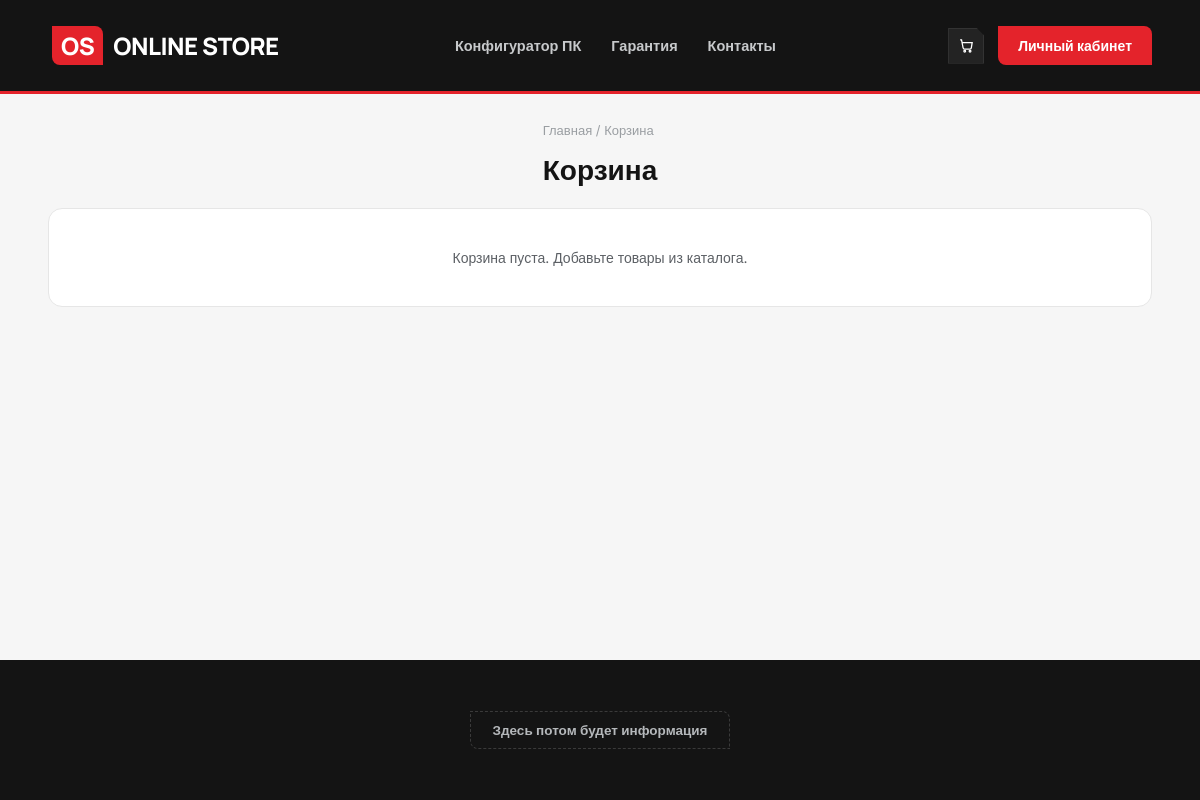
The page /users/basket/ (signed in) on the database as committed earlier.
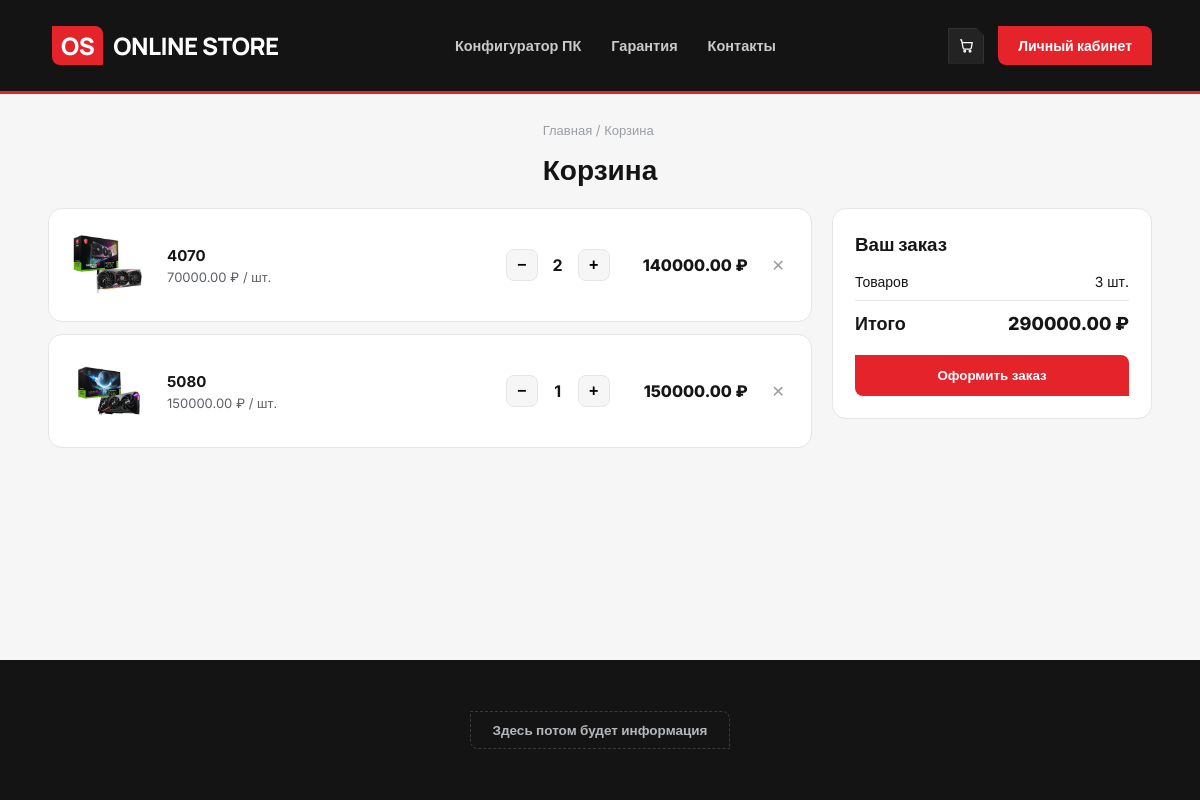
The same page on the database as committed later.
### users/models.py (models this page shows, shortened)
class Basket(models.Model):
    user = models.ForeignKey(User, on_delete=models.CASCADE, related_name='baskets')
    product = models.ForeignKey(Product, on_delete=models.CASCADE)
    quantity = models.PositiveSmallIntegerField(default=1)
    def sum(self):
        return self.product.price * self.quantity

### products/models.py (models this page shows, shortened)
class Product(models.Model):
    name = models.CharField(max_length=128, unique=True)
    image = models.ImageField(upload_to="products_media", blank=True)
    description = models.TextField(blank=True)
    short_description = models.TextField(max_length=128, blank=True)
    price = models.DecimalField(max_digits=8, decimal_places=2)
    quantity = models.PositiveIntegerField(default=0)
    category = models.ForeignKey(ProductCategory, on_delete=models.CASCADE)

### users/views.py (the view)
# urls.py: path('basket/', basket_view, name='basket'),
@login_required(login_url='users:login')
def basket_view(request):
    baskets = Basket.objects.filter(user=request.user).select_related('product')
    context = {
        'title': 'Корзина',
        'baskets': baskets,
        'total_quantity': sum(basket.quantity for basket in baskets),
        'total_sum': sum(basket.sum() for basket in baskets),
    }
    return render(request, "users/basket.html", context)

### users/templates/users/basket.html (shortened to what this page needs)
{% extends 'products/base.html' %}
{% load static %}
{% block css %}
    <link href="{% static 'online_store/css/basket.css' %}" rel="stylesheet">
{% endblock %}
{% block content %}
<div class="page-head">
  <div class="breadcrumb"><a href="{% url 'index' %}">Главная</a> / Корзина</div>
  <h1 class="page-title">Корзина</h1>
</div>
<div class="basket-wrap">
  {% if baskets %}
  <div class="basket-layout">
    <div class="basket-list">
      {% for basket in baskets %}
      <div class="basket-item" id="product-{{ basket.product.id }}">
        <div class="basket-image">
          {% if basket.product.image %}
            <img src="{{ basket.product.image.url }}" alt="{{ basket.product.name }}">
          {% else %}
            <svg viewBox="0 0 24 24">
              <rect x="3" y="3" width="18" height="18" rx="1"/>
              <circle cx="17" cy="7" r="1.4"/>
              <path d="M7 8h5M7 12h8M7 16h5M17 12v6"/>
            </svg>
          {% endif %}
        </div>
        <div class="basket-info">
          <div class="basket-name">{{ basket.product.name }}</div>
          <div class="basket-price">{{ basket.product.price }} ₽ / шт.</div>
        </div>
        <div class="basket-qty">
          <form method="post" action="{% url 'users:basket_decrease' basket.id %}">
            <button type="submit" class="qty-btn" aria-label="Уменьшить">−</button>
          </form>
          <span class="qty-value">{{ basket.quantity }}</span>
          <form method="post" action="{% url 'users:basket_add' basket.product.id %}">
            <button type="submit" class="qty-btn" aria-label="Увеличить">+</button>
          </form>
        </div>
        <div class="basket-sum">{{ basket.sum }} ₽</div>
        <form method="post" action="{% url 'users:basket_remove' basket.id %}">
          <button type="submit" class="remove-btn" aria-label="Удалить">✕</button>
        </form>
      </div>
      {% endfor %}
    </div>
    <div class="basket-summary">
      <h3>Ваш заказ</h3>
      <div class="summary-row"><span>Товаров</span><span>{{ total_quantity }} шт.</span></div>
      <div class="summary-total"><span>Итого</span><span>{{ total_sum }} ₽</span></div>
      <button type="button" class="checkout-btn">Оформить заказ</button>
    </div>
  </div>
  {% else %}
  <div class="basket-box">
    <p class="basket-placeholder">Корзина пуста. Добавьте товары из каталога.</p>
  </div>
  {% endif %}
</div>
{% endblock %}

### products/templates/products/base.html (shortened to what this page needs)
{% load static %}
<!doctype html>
<html lang="en">
<head>
    <link href="{% static 'online_store/css/base.css' %}" rel="stylesheet">
    {% block css %} {% endblock %}
</head>
<body>
    <header>
        <a class="logo-btn"  href="{% url 'index' %}">
        <span class="box">OS</span>
        <span class="store-word">ONLINE STORE</span>
        </a>
        <nav class="top-links">
        <a href="{% url 'config' %}">Конфигуратор ПК</a>
        <a href="#">Гарантия</a>
        <a href="#">Контакты</a>
        </nav>
       <div class="header-right">
      <a class="cart-btn" aria-label="Корзина" href="{% url 'users:basket' %}">
        <svg viewBox="0 0 24 24"><path d="M3 4h2l2.2 11.2a2 2 0 002 1.8h7.6a2 2 0 002-1.7L20 8H6"/><circle cx="9.5" cy="20" r="1.2"/><circle cx="17" cy="20" r="1.2"/></svg>
      </a>
      {% if user.is_authenticated %}
        <a href="{% url 'users:account' %}" class="header-cta">Личный кабинет</a>
      {% else %}
        <a href="{% url 'users:login' %}" class="header-cta">Войти в аккаунт</a>
      {% endif %}
    </div>
    </header>
    {% block content %} {% endblock %}
    <footer>
    <span class="footer-placeholder">Здесь потом будет информация</span>
  </footer>
</body>
</html>

### products/static/online_store/css/base.css (style rules this page uses)
:root { --bg:#FFFFFF; --bg-alt:#F6F6F6; --bg-footer:#141414; --border:#E6E6E6; --black:#141414; --black-soft:#232323; --red:#E4232B; --red-dark:#B91922; --red-tint:#FCEBEC; --text:#161616; --text-dim:#5C6065; --text-dim2:#9A9EA2; --footer-text:#B5B8BB; }
* { box-sizing:border-box; }
body { margin:0; font-family:'Inter', sans-serif; color:var(--text); }
a { color:inherit; text-decoration:none; }
header { display:flex; align-items:center; justify-content:space-between; padding:20px 48px; background:var(--black); border-bottom:3px solid var(--red); position:sticky; top:0; z-index:10; }
.logo-btn { display:flex; align-items:center; gap:2px; background:none; border:none; cursor:pointer; font-family:'Manrope', sans-serif; font-weight:800; font-size:24px; letter-spacing:-0.5px; color:#fff; padding:6px 4px; }
.logo-btn .box { background:var(--red); color:#fff; padding:3px 9px; border-radius:0 8px 0 8px; margin-right:8px; transition:transform .15s ease, background .15s ease; }
.store-word { transition:color .15s ease; }
nav.top-links { display:flex; gap:30px; font-size:14.5px; font-weight:600; color:#C7C9CB; }
nav.top-links a { transition:color .15s ease; }
.header-cta { background:var(--red); color:#fff; font-weight:700; font-size:14px; border:none; padding:11px 20px; border-radius:0 8px 0 8px; cursor:pointer; transition:background .15s ease; }
.header-right { display:flex; align-items:center; gap:14px; flex-shrink:0; }
.cart-btn { width:36px; height:36px; background:var(--black-soft); border:1px solid #333; clip-path:polygon(0 0, 78% 0, 100% 22%, 100% 100%, 0 100%); display:flex; align-items:center; justify-content:center; cursor:pointer; transition:background .15s ease, border-color .15s ease; flex-shrink:0; }
.cart-btn svg { width:17px; height:17px; stroke:#fff; fill:none; stroke-width:1.8; }
footer { margin-top:auto; background:var(--bg-footer); padding:40px 48px; min-height:140px; display:flex; align-items:center; justify-content:center; }
.footer-placeholder { font-size:13.5px; font-weight:600; color:var(--footer-text); border:1.5px dashed #3A3A3A; padding:10px 22px; border-radius:0 8px 0 8px; }

Rows that differ between the two databases and show on the page:
added Basket: product.image (picture), product.name "4070", product.price "70000.00", quantity "2", sum "140000.00"
added Basket: product.image (picture), product.name "5080", product.price "150000.00", quantity "1", sum "150000.00"
Other text that changed with them:
{{ total_quantity }}: (not shown) → "3"
{{ total_sum }}: (not shown) → "290000.00"
text no longer shown: "Корзина пуста. Добавьте товары из каталога."
text now shown: "Ваш заказ Товаров шт. Итого ₽ Оформить заказ"
